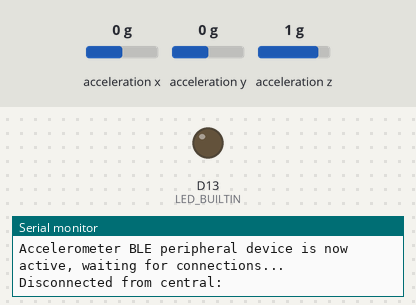
Bench run of a sketch on a simulated Arduino Nano 33 BLE. Parts: output pins drawn as LEDs (lit = HIGH), the last lines printed to the serial monitor. Inputs (shaded band) come from the test bench; at power-on: acceleration x 0 g, acceleration y 0 g, acceleration z 1 g. Nothing arrives over Bluetooth unless stated; a phone connects over Bluetooth LE 3 s after start.

Above: at 0.1 s.
At 3.1 s:
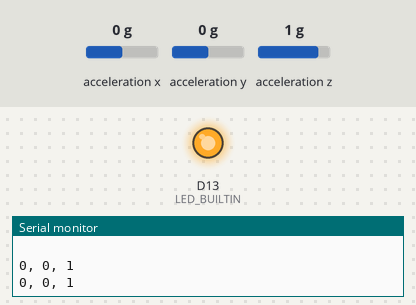
Timing chart, 0 to 4.6 s (numbered marks = the images above):
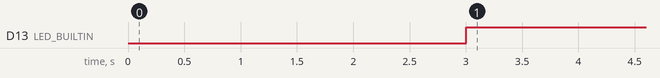

The sketch:

Aduino-Accro-Sensor-Send-int.ino
```cpp
#include <ArduinoBLE.h>
#include <Arduino_LSM9DS1.h>

float xSensor = 0;
float ySensor = 0;
float zSensor = 0;

int xBLE = xSensor * 100;
int yBLE = ySensor * 100;
int zBLE = zSensor * 100;

BLEService SensorService("1101");
BLEUnsignedIntCharacteristic XChar("2101", BLERead | BLENotify);
BLEUnsignedIntCharacteristic YChar("2102", BLERead | BLENotify);
BLEUnsignedIntCharacteristic ZChar("2103", BLERead | BLENotify);


void setup() {
  IMU.begin();
  Serial.begin(115200);

  pinMode(LED_BUILTIN, OUTPUT);


  if (!BLE.begin()) {
    Serial.println("BLE failed to Initiate");
    delay(500);
    while (1);
  }

  BLE.setLocalName("MOVEALONGBLE"); //Change Name BLE For Qr Scan ***************
  BLE.setAdvertisedService(SensorService);
  SensorService.addCharacteristic(XChar);
  SensorService.addCharacteristic(YChar);
  SensorService.addCharacteristic(ZChar);

  BLE.addService(SensorService);

  XChar.writeValue(xBLE);
  YChar.writeValue(yBLE);
  ZChar.writeValue(zBLE);

  BLE.advertise();

  Serial.println("Accelerometer BLE peripheral device is now active, waiting for connections...");
}

void loop() {

  BLEDevice central = BLE.central();
  if (central) {
    Serial.print("Connected to central: ");
    Serial.print("* Device MAC address: ");
    Serial.println(central.address());
    Serial.println(" ");

    digitalWrite(LED_BUILTIN, 1);


    while (central.connected()) {


      if (IMU.accelerationAvailable()) {
        IMU.readAcceleration(xSensor, ySensor, zSensor);
      }

      xBLE = xSensor ;
      yBLE = ySensor ;
      zBLE = zSensor ;

      Serial.print("\n");
      Serial.print(xBLE);
      Serial.print(", ");
      Serial.print(yBLE);
      Serial.print(", ");
      Serial.print(zBLE);

      XChar.writeValue(xBLE);
      YChar.writeValue(yBLE);
      ZChar.writeValue(zBLE);

      delay(50);
    }
  }

  else {
    central.disconnect();
    digitalWrite(LED_BUILTIN, 0);
    Serial.print("Disconnected from central: ");
    Serial.println(central.address());
    delay(1000);
  }

  digitalWrite(LED_BUILTIN, 0);
  Serial.print("Disconnected from central: ");
  Serial.println(central.address());
  BLE.advertise();

}
```

Measured:
- by itself, D13 (LED_BUILTIN): LOW → HIGH at 3.0 s
